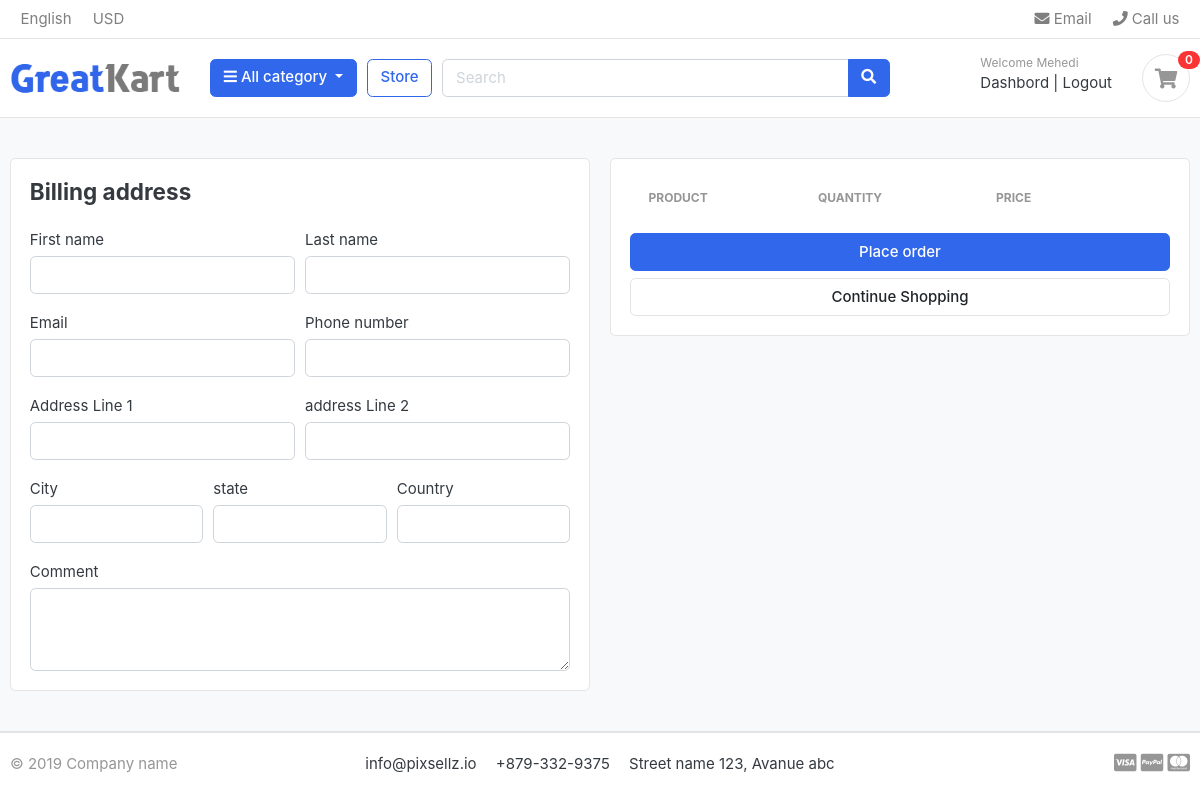
The app's page /cart/checkout/ (signed in), older data.
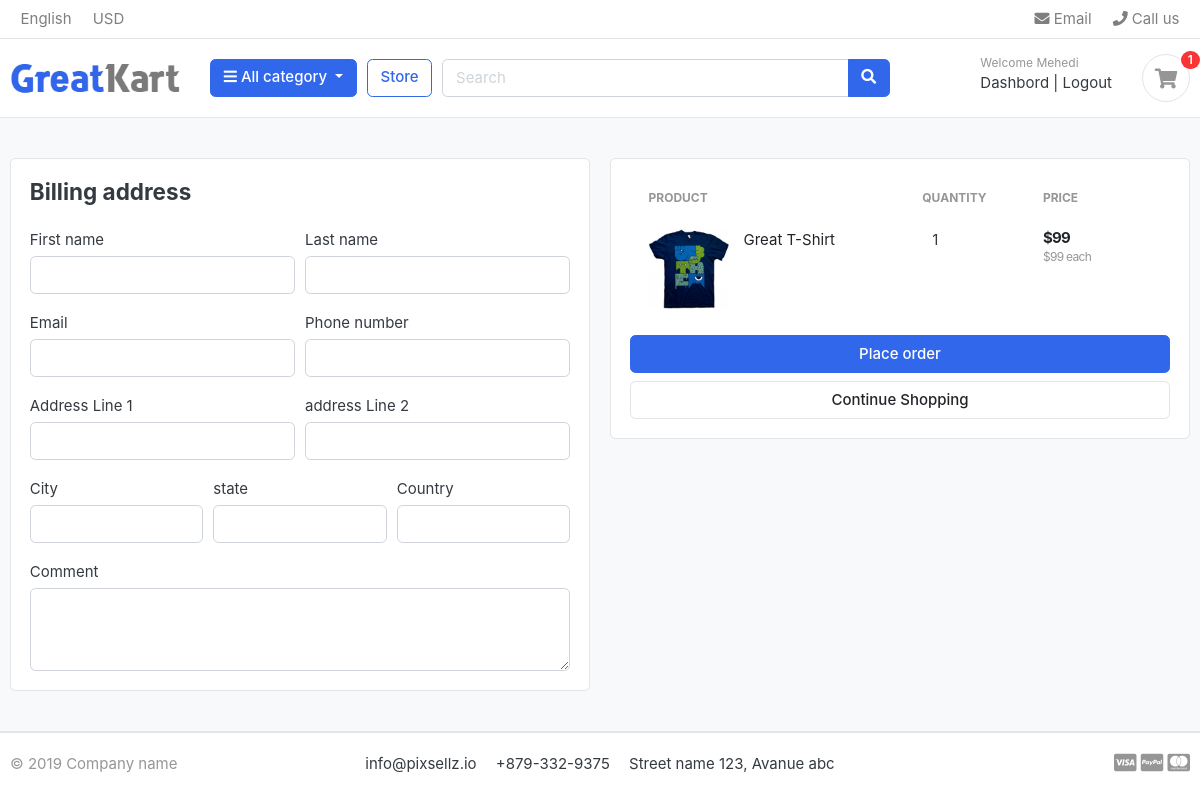
The same page, newer data.
### carts/models.py (models this page shows, shortened)
class Cart_Item(models.Model):
    product = models.ForeignKey(Products, on_delete=models.CASCADE)
    cart = models.ForeignKey(
        Cart, related_name='cart_items', on_delete=models.CASCADE, null=True)
    quantity = models.IntegerField()
    variation = models.ManyToManyField(Variation, blank=True)
    is_active = models.BooleanField(default=True)
    user = models.ForeignKey(Accounts, on_delete=models.CASCADE, null=True)
    class Meta:
        ordering = ['-product']
        verbose_name = 'cart item'
        verbose_name_plural = 'cart items'

### store/models.py (models this page shows, shortened)
class Products(models.Model):
    product_name = models.CharField(max_length=200, unique=True)
    slug = models.SlugField(max_length=200, unique=True)
    description = models.TextField(max_length=500, blank=True)
    price = models.IntegerField()
    images = models.ImageField(upload_to="photos/products")
    stock = models.IntegerField()
    is_available = models.BooleanField(default=True)
    category = models.ForeignKey(Category, on_delete=models.CASCADE)
    created_date = models.DateTimeField(auto_now_add=True)
    modified_date = models.DateTimeField(auto_now=True)
    class Meta:
        verbose_name = 'product'
        verbose_name_plural = 'products'
    def get_absolute_url(self):
        return reverse('product_details', args=[self.category.slug, self.slug])

### carts/views.py (the view)
# urls.py: path('checkout/', checkout, name='checkout')
@login_required(login_url='login')
def checkout(request):
    total = 0
    quantity = 0
    tax = 0
    grand_total = 0
    cart_items = {}
    try:
        if request.user.is_authenticated:
            cart_items = Cart_Item.objects.filter(user=request.user)
        else:
            cart = Cart.objects.get(cart_id=_get_cart_id(request))
            cart_items = cart.cart_items.all()
        for item in cart_items:
            total += (item.product.price * item.quantity)
            quantity += item.quantity
    except ObjectDoesNotExist:
        pass
    tax = (5*total)/100
    grand_total = tax + total
    context = {
        'total': total,
        'quantity': quantity,
        'cart_items': cart_items,
        'tax': tax,
        'grand_total': grand_total
    }
    return render(request, 'checkout.html', context)

### category/models.py (called while the page is built)
    def get_absolute_url(self):
        return reverse('product_by_category', args=[self.slug])

### context/cart.py (called while the page is built)
def cart_items_count(request):
    try:
        if request.user.is_authenticated:
            return dict(cart_items_count=Cart_Item.objects.filter(user=request.user).count())
        else:
            cart = Cart.objects.get(cart_id=_get_cart_id(request))
            return dict(cart_items_count=cart.cart_items.count())
    except ObjectDoesNotExist:
        return dict(cart_items_count=0)

### context/category.py (called while the page is built)
def category_link(request):
    links = Category.objects.all()
    return dict(links=links)

### templates/checkout.html (shortened to what the changed rows need)
{% extends 'base.html' %} {% block content %} {% load static %}
<section class="section-content padding-y bg">
    <div class="container">
        <div class="row">
            <aside class="col-lg-6">
                <div class="card">
                    <div class="card-body">
                        <table class="table table-borderless table-shopping-cart">
                            <thead class="text-muted">
                                <tr class="small text-uppercase">
                                    <th scope="col">Product</th>
                                    <th scope="col" >Quantity</th>
                                    <th scope="col" >Price</th>
                                    <th
                                        scope="col"
                                        class="text-right"
                                    ></th>
                                </tr>
                            </thead>
                            <tbody>
                                {% for item in cart_items %}
                                <tr>
                                    <td>
                                        <figure class="itemside">
                                            <div class="aside">
                                                <img
                                                    src="{{ item.product.images.url }}"
                                                    class="img-sm"
                                                />
                                            </div>
                                            <figcaption class="info">
                                                <a href="{{ item.product.get_absolute_url }}" class="title text-dark"
                                                    >{{ item.product.product_name }}</a
                                                >
                                            </figcaption>
                                        </figure>
                                    </td>
                                    <td>
                                        <div class="col">
                                            <p> {{ item.quantity }} </p>
                                        </div>
                                    </td>
                                    <td>
                                        <div class="price-wrap">
                                            <var class="price">${% widthratio item.product.price 1 item.quantity %}</var>
                                            <small class="text-muted">
                                                ${{ item.product.price }} each
                                            </small>
                                        </div>
                                    </td>
                                </tr>
                                {% endfor %}
                            </tbody>
                        </table>
                    </div>
                </div>
            </aside>
        </div>
    </div>
</section>
{% endblock %}

### templates/base.html (shortened to what the changed rows need)
<!DOCTYPE html>
{% load static %}
<html lang="en">
    <head>
        <link
            href="{% static 'css/bootstrap.css' %}"
            rel="stylesheet"
            type="text/css"
        />
        <link
            href="{% static 'fonts/fontawesome/css/all.min.css' %}"
            type="text/css"
            rel="stylesheet"
        />
        <link
            href="{% static 'css/ui.css' %}"
            rel="stylesheet"
            type="text/css"
        />
        <link
            href="{% static 'css/responsive.css' %}"
            rel="stylesheet"
            media="only screen and (max-width: 1200px)"
        />
    </head>
    <body>
        <header class="section-header">
            <section class="header-main border-bottom">
                <div class="container">
                    <div class="row align-items-center">
                        <div class="col-lg-3 col-sm-6 col-8 order-2 order-lg-3">
                            <div
                                class="d-flex justify-content-end mb-3 mb-lg-0"
                            >
                                <a
                                    href="{% url 'cart' %}"
                                    class="widget-header pl-3 ml-3"
                                >
                                    <div
                                        class="
                                            icon icon-sm
                                            rounded-circle
                                            border
                                        "
                                    >
                                        <i class="fa fa-shopping-cart"></i>
                                    </div>
                                    <span
                                        class="
                                            badge badge-pill badge-danger
                                            notify
                                        "
                                        >{{ cart_items_count }}</span
                                    >
                                </a>
                            </div>
                        </div>
                    </div>
                </div>
            </section>
        </header>
        {% block content %} {% endblock %}
    </body>
</html>

Row changes from the older to the newer data that the page shows:
added Cart_Item: product.images (picture), product.product_name "Great T-Shirt", quantity "1", product+quantity "99", product.price "99"
Text that changed along with them:
{{ cart_items_count }}: "0" → "1"
